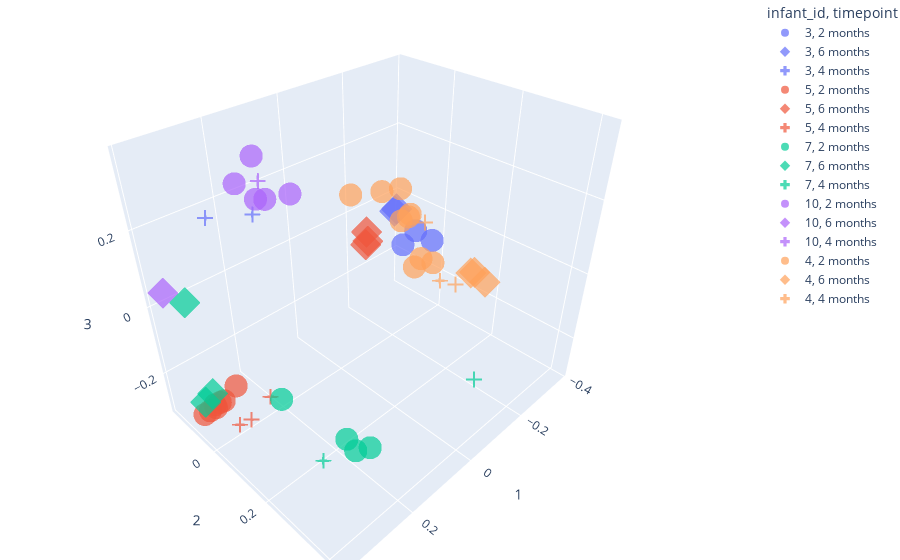

Notebook code cell kept with this figure:
### Markdown cell above
### Infant and Timepoint clusering

When combining `infant_id` and `timepoint` we see that the subclusters that formed within one infant originate from different timepoints.

### Code cell
fig = px.scatter_3d(pcoa_braycurtis_metadata_246_merged,
                    x=1,
                    y=2,
                    z=3,
                    color='infant_id',
                    symbol='timepoint',
                    symbol_map={
                    "2 months": "circle",
                    "4 months": "cross",
                    "6 months": "diamond"},
                    opacity=0.7)

fig.update_layout(margin=dict(l=0, r=0, b=0, t=0))
fig.show()

### Figure 1 — Plotly figure (JSON) as saved in the notebook; plotly's stock layout.template omitted (floating-point values rounded to 4 significant figures)
{"data": [{"hovertemplate": "infant_id=3<br>timepoint=2 months<br>1=%{x}<br>2=%{y}<br>3=%{z}<extra></extra>", "legendgroup": "3, 2 months", "marker": {"color": "#636efa", "opacity": 0.7, "symbol": "circle"}, "mode": "markers", "name": "3, 2 months", "scene": "scene", "showlegend": true, "type": "scatter3d", "x": [0.05686, 0.0979, 0.07062], "y": [0.3368, 0.3004, 0.3071], "z": [0.2516, 0.244, 0.2659]}, {"hovertemplate": "infant_id=3<br>timepoint=6 months<br>1=%{x}<br>2=%{y}<br>3=%{z}<extra></extra>", "legendgroup": "3, 6 months", "marker": {"color": "#636efa", "opacity": 0.7, "symbol": "diamond"}, "mode": "markers", "name": "3, 6 months", "scene": "scene", "showlegend": true, "type": "scatter3d", "x": [-0.2632, -0.3262], "y": [-0.05339, -0.1195], "z": [0.03761, -0.02044]}, {"hovertemplate": "infant_id=3<br>timepoint=4 months<br>1=%{x}<br>2=%{y}<br>3=%{z}<extra></extra>", "legendgroup": "3, 4 months", "marker": {"color": "#636efa", "opacity": 0.7, "symbol": "cross"}, "mode": "markers", "name": "3, 4 months", "scene": "scene", "showlegend": true, "type": "scatter3d", "x": [0.25, 0.2218], "y": [-0.1456, -0.003058], "z": [0.1818, 0.2365]}, {"hovertemplate": "infant_id=5<br>timepoint=2 months<br>1=%{x}<br>2=%{y}<br>3=%{z}<extra></extra>", "legendgroup": "5, 2 months", "marker": {"color": "#EF553B", "opacity": 0.7, "symbol": "circle"}, "mode": "markers", "name": "5, 2 months", "scene": "scene", "showlegend": true, "type": "scatter3d", "x": [0.3391, 0.3773, 0.3569, 0.3159, 0.3382, 0.2789, 0.3258], "y": [-0.08845, -0.07303, -0.08309, -0.0829, -0.08612, -0.07948, -0.08552], "z": [-0.2862, -0.2804, -0.2901, -0.2849, -0.2951, -0.2575, -0.2854]}, {"hovertemplate": "infant_id=5<br>timepoint=6 months<br>1=%{x}<br>2=%{y}<br>3=%{z}<extra></extra>", "legendgroup": "5, 6 months", "marker": {"color": "#EF553B", "opacity": 0.7, "symbol": "diamond"}, "mode": "markers", "name": "5, 6 months", "scene": "scene", "showlegend": true, "type": "scatter3d", "x": [-0.2592, -0.2582, -0.2486], "y": [-0.1645, -0.1588, -0.1574], "z": [-0.07951, -0.1074, -0.1144]}, {"hovertemplate": "infant_id=5<br>timepoint=4 months<br>1=%{x}<br>2=%{y}<br>3=%{z}<extra></extra>", "legendgroup": "5, 4 months", "marker": {"color": "#EF553B", "opacity": 0.7, "symbol": "cross"}, "mode": "markers", "name": "5, 4 months", "scene": "scene", "showlegend": true, "type": "scatter3d", "x": [0.2257, 0.2942, 0.3264], "y": [-0.01355, -0.003893, -0.005877], "z": [-0.2861, -0.3085, -0.3034]}, {"hovertemplate": "infant_id=7<br>timepoint=2 months<br>1=%{x}<br>2=%{y}<br>3=%{z}<extra></extra>", "legendgroup": "7, 2 months", "marker": {"color": "#00cc96", "opacity": 0.7, "symbol": "circle"}, "mode": "markers", "name": "7, 2 months", "scene": "scene", "showlegend": true, "type": "scatter3d", "x": [0.2471, 0.2383, 0.2798, 0.2402], "y": [0.3178, 0.3526, 0.1132, 0.2829], "z": [-0.1953, -0.1642, -0.1658, -0.1929]}, {"hovertemplate": "infant_id=7<br>timepoint=6 months<br>1=%{x}<br>2=%{y}<br>3=%{z}<extra></extra>", "legendgroup": "7, 6 months", "marker": {"color": "#00cc96", "opacity": 0.7, "symbol": "diamond"}, "mode": "markers", "name": "7, 6 months", "scene": "scene", "showlegend": true, "type": "scatter3d", "x": [0.3333, 0.3723, 0.3548], "y": [-0.1508, -0.06561, -0.0579], "z": [-0.008202, -0.2369, -0.2153]}, {"hovertemplate": "infant_id=7<br>timepoint=4 months<br>1=%{x}<br>2=%{y}<br>3=%{z}<extra></extra>", "legendgroup": "7, 4 months", "marker": {"color": "#00cc96", "opacity": 0.7, "symbol": "cross"}, "mode": "markers", "name": "7, 4 months", "scene": "scene", "showlegend": true, "type": "scatter3d", "x": [0.3002, -0.002833], "y": [0.2735, 0.4253], "z": [-0.2196, -0.08533]}, {"hovertemplate": "infant_id=10<br>timepoint=2 months<br>1=%{x}<br>2=%{y}<br>3=%{z}<extra></extra>", "legendgroup": "10, 2 months", "marker": {"color": "#ab63fa", "opacity": 0.7, "symbol": "circle"}, "mode": "markers", "name": "10, 2 months", "scene": "scene", "showlegend": true, "type": "scatter3d", "x": [0.2051, 0.2398, 0.2146, 0.2584, 0.244], "y": [0.1061, 0.07237, 0.005671, 0.002685, 0.04739], "z": [0.3183, 0.3073, 0.3663, 0.3216, 0.2995]}, {"hovertemplate": "infant_id=10<br>timepoint=6 months<br>1=%{x}<br>2=%{y}<br>3=%{z}<extra></extra>", "legendgroup": "10, 6 months", "marker": {"color": "#ab63fa", "opacity": 0.7, "symbol": "diamond"}, "mode": "markers", "name": "10, 6 months", "scene": "scene", "showlegend": true, "type": "scatter3d", "x": [0.3836], "y": [-0.1403], "z": [0.05081]}, {"hovertemplate": "infant_id=10<br>timepoint=4 months<br>1=%{x}<br>2=%{y}<br>3=%{z}<extra></extra>", "legendgroup": "10, 4 months", "marker": {"color": "#ab63fa", "opacity": 0.7, "symbol": "cross"}, "mode": "markers", "name": "10, 4 months", "scene": "scene", "showlegend": true, "type": "scatter3d", "x": [0.1974], "y": [-0.006352], "z": [0.3026]}, {"hovertemplate": "infant_id=4<br>timepoint=2 months<br>1=%{x}<br>2=%{y}<br>3=%{z}<extra></extra>", "legendgroup": "4, 2 months", "marker": {"color": "#FFA15A", "opacity": 0.7, "symbol": "circle"}, "mode": "markers", "name": "4, 2 months", "scene": "scene", "showlegend": true, "type": "scatter3d", "x": [-0.342, -0.3388, -0.364, -0.3698, -0.3817, -0.3774, -0.2496, -0.1765, -0.3698], "y": [-0.05151, -0.02517, -0.1343, -0.005731, -0.11, -0.1128, -0.09586, -0.1391, -0.1338], "z": [-0.186, -0.1431, 0.03092, -0.1627, -0.04909, -0.057, 0.07851, 0.07989, -0.07599]}, {"hovertemplate": "infant_id=4<br>timepoint=6 months<br>1=%{x}<br>2=%{y}<br>3=%{z}<extra></extra>", "legendgroup": "4, 6 months", "marker": {"color": "#FFA15A", "opacity": 0.7, "symbol": "diamond"}, "mode": "markers", "name": "4, 6 months", "scene": "scene", "showlegend": true, "type": "scatter3d", "x": [-0.3763, -0.3722, -0.3379], "y": [0.1255, 0.1412, 0.2008], "z": [-0.1376, -0.1261, -0.1113]}, {"hovertemplate": "infant_id=4<br>timepoint=4 months<br>1=%{x}<br>2=%{y}<br>3=%{z}<extra></extra>", "legendgroup": "4, 4 months", "marker": {"color": "#FFA15A", "opacity": 0.7, "symbol": "cross"}, "mode": "markers", "name": "4, 4 months", "scene": "scene", "showlegend": true, "type": "scatter3d", "x": [-0.2654, -0.2121, -0.2916], "y": [0.16, 0.1492, 0.0241], "z": [-0.1029, -0.0698, 0.01603]}], "layout": {"legend": {"title": {"text": "infant_id, timepoint"}, "tracegroupgap": 0}, "margin": {"b": 0, "l": 0, "r": 0, "t": 0}, "scene": {"domain": {"x": [0, 1], "y": [0, 1]}, "xaxis": {"title": {"text": "1"}}, "yaxis": {"title": {"text": "2"}}, "zaxis": {"title": {"text": "3"}}}}}
